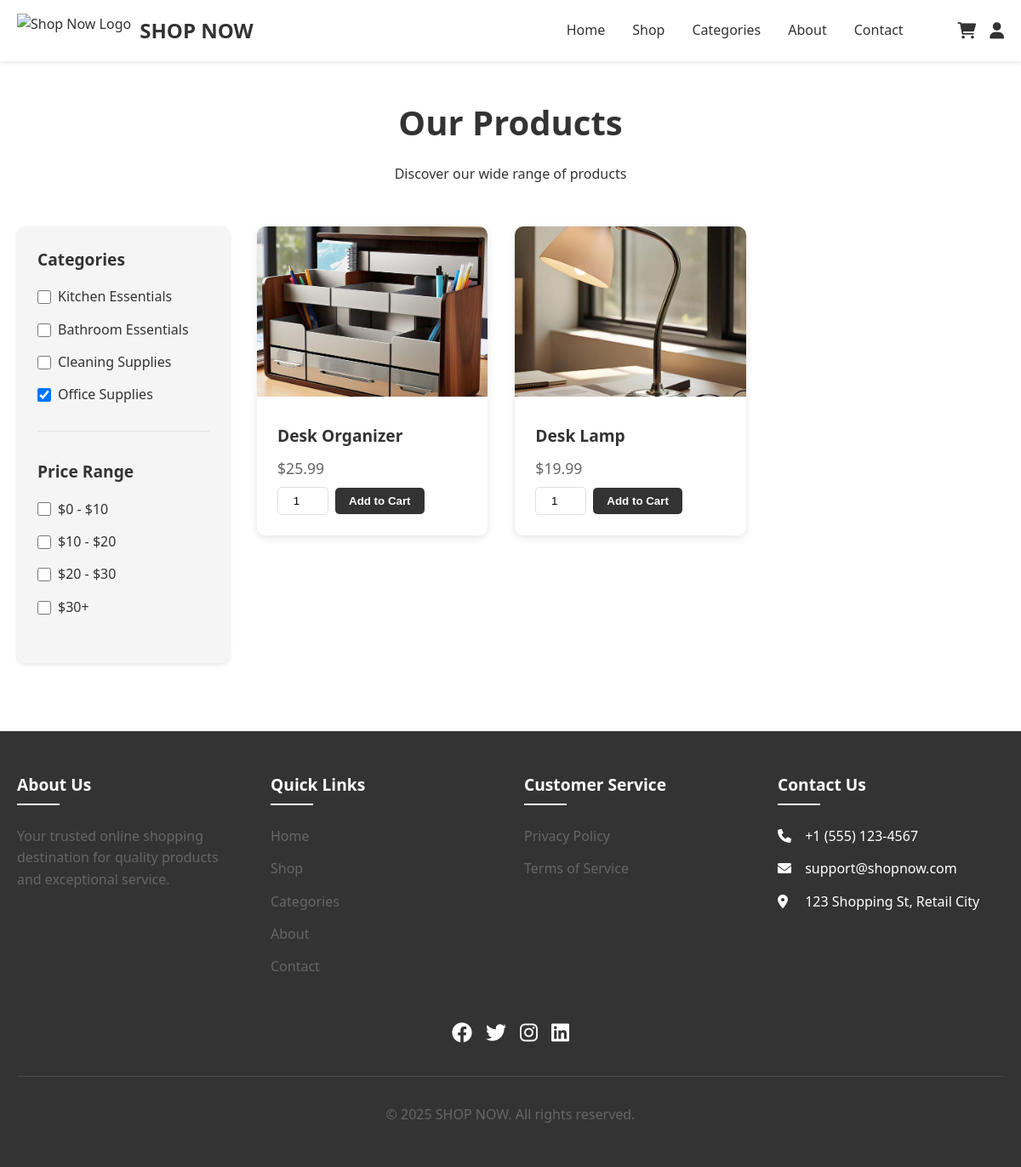
/shop.php?category=office, run on the app's committed database.
### tables this page shows
CREATE TABLE `products` (
  `id` int(11) NOT NULL,
  `name` varchar(255) NOT NULL,
  `description` text DEFAULT NULL,
  `price` decimal(10,2) NOT NULL,
  `stock_quantity` int(11) NOT NULL DEFAULT 0,
  `category` varchar(100) DEFAULT NULL,
  `image_url` text DEFAULT NULL,
  `created_at` datetime DEFAULT current_timestamp(),
  `updated_at` datetime DEFAULT current_timestamp() ON UPDATE current_timestamp()
);

### db_functions.php (called while the page is built, shortened)
<?php
$host = 'sql101.infinityfree.com';
$username = 'if0_38793211';
$password = 'shopnow12345';
function db_connect() {
    global $host, $username, $password, $database;
    $conn = mysqli_connect($host, $username, $password);
    return $conn;
}
function get_all_products() {
    $conn = db_connect();
    $query = "SELECT * FROM products";
    $result = mysqli_query($conn, $query);
    $products = [];
    while ($row = mysqli_fetch_array($result)) {
        $products[] = $row;
    }
    return $products;
}
?>

### shop.php (the view, shortened to what this page needs)
<?php
require 'db_functions.php';
function get_db_connection() {
    $conn = mysqli_connect('localhost', 'root', '');
    return $conn;
}
function get_user_data($conn, $user_id) {
    $user_name = '';
    $profile_image = 'https://cdn-icons-png.flaticon.com/512/149/149071.png';
    return ['user_name' => $user_name, 'profile_image' => $profile_image];
}
$conn = get_db_connection();
$user_data = get_user_data($conn, isset($_SESSION['user_id']) ? $_SESSION['user_id'] : null);
$user_name = $user_data['user_name'];
$profile_image = $user_data['profile_image'];
$products = get_all_products();
$selectedCategory = isset($_GET['category']) ? $_GET['category'] : '';
$filteredProducts = $selectedCategory ?
    array_filter($products, function($product) use ($selectedCategory) {
        return $product['category'] === $selectedCategory;
    }) :
    $products;
?>
<!DOCTYPE html>
<html lang="en">
<head>
    <link rel="stylesheet" href="https://cdnjs.cloudflare.com/ajax/libs/font-awesome/6.0.0/css/all.min.css">
</head>
<body>
    <header>
        <div class="container">
            <nav>
                <div class="logo-container">
                    <img src="https://cdn-icons-png.flaticon.com/512/1374/1374128.png" alt="Shop Now Logo" class="logo-img">
                    <a href="index.php" class="logo">SHOP NOW</a>
                </div>
                <div class="nav-links" id="navLinks">
                    <ul>
                        <li><a href="index.php">Home</a></li>
                        <li><a href="shop.php">Shop</a></li>
                        <li><a href="categories.php">Categories</a></li>
                        <li><a href="about.php">About</a></li>
                        <li><a href="contact.php">Contact</a></li>
                    </ul>
                    <div class="nav-icons">
                        <a href="cart.php" class="nav-icon"><i class="fas fa-shopping-cart"></i></a>
                        <?php if (isset($_SESSION['user_id'])): ?>
                            <div class="profile-container">
                                <img src="<?php echo htmlspecialchars($profile_image); ?>" alt="Profile" class="profile-image">
                                <span class="user-name"><?php echo htmlspecialchars($user_name); ?></span>
                                <div class="dropdown">
                                    <a href="logout.php">Logout</a>
                                </div>
                            </div>
                        <?php else: ?>
                            <a href="signin.php" class="nav-icon"><i class="fas fa-user"></i></a>
                        <?php endif; ?>
                    </div>
                </div>
            </nav>
        </div>
    </header>
    <main>
        <div class="container">
            <div class="shop-header">
                <h1>Our Products</h1>
                <p>Discover our wide range of products</p>
            </div>
            <div class="shop-content">
                <aside class="filters">
                    <div class="filter-section">
                        <h3>Categories</h3>
                        <ul class="filter-options">
                            <li><label><input type="checkbox" name="category" value="kitchen"> Kitchen Essentials</label></li>
                            <li><label><input type="checkbox" name="category" value="bathroom"> Bathroom Essentials</label></li>
                            <li><label><input type="checkbox" name="category" value="cleaning"> Cleaning Supplies</label></li>
                            <li><label><input type="checkbox" name="category" value="office"> Office Supplies</label></li>
                        </ul>
                    </div>
                    <div class="filter-section">
                        <h3>Price Range</h3>
                        <ul class="filter-options">
                            <li><label><input type="checkbox" name="price" value="0-10"> $0 - $10</label></li>
                            <li><label><input type="checkbox" name="price" value="10-20"> $10 - $20</label></li>
                            <li><label><input type="checkbox" name="price" value="20-30"> $20 - $30</label></li>
                            <li><label><input type="checkbox" name="price" value="30+"> $30+</label></li>
                        </ul>
                    </div>
                </aside>
                <div class="products-section">
                    <div class="products-grid" id="productsGrid">
                        <?php foreach ($filteredProducts as $product): ?>
                            <div class="product-card" data-category="<?php echo htmlspecialchars($product['category']); ?>" data-price="<?php echo $product['price']; ?>">
                                <img src="<?php echo htmlspecialchars($product['image_url']); ?>" alt="<?php echo htmlspecialchars($product['name']); ?>" class="product-image">
                                <div class="product-info">
                                    <h3 class="product-title"><?php echo htmlspecialchars($product['name']); ?></h3>
                                    <p class="product-price">$<?php echo number_format($product['price'], 2); ?></p>
                                    <form method="post" action="cart.php" class="add-to-cart-form">
                                        <input type="number" name="quantity" value="1" min="1" max="<?php echo $product['stock_quantity']; ?>" class="quantity-input">
                                        <button type="submit" name="add_to_cart" class="add-to-cart">Add to Cart</button>
                                    </form>
                                </div>
                            </div>
                        <?php endforeach; ?>
                    </div>
                </div>
            </div>
        </div>
    </main>
    <footer>
        <div class="container">
            <div class="footer-grid">
                <div class="footer-section">
                    <h3>About Us</h3>
                    <p>Your trusted online shopping destination for quality products and exceptional service.</p>
                </div>
                <div class="footer-section">
                    <h3>Quick Links</h3>
                    <ul>
                        <li><a href="index.php">Home</a></li>
                        <li><a href="shop.php">Shop</a></li>
                        <li><a href="categories.php">Categories</a></li>
                        <li><a href="about.php">About</a></li>
                        <li><a href="contact.php">Contact</a></li>
                    </ul>
                </div>
                <div class="footer-section">
                    <h3>Customer Service</h3>
                    <ul>
                        <li><a href="#">Privacy Policy</a></li>
                        <li><a href="#">Terms of Service</a></li>
                    </ul>
                </div>
                <div class="footer-section">
                    <h3>Contact Us</h3>
                    <ul>
                        <li><i class="fas fa-phone"></i> +1 (555) 123-4567</li>
                        <li><i class="fas fa-envelope"></i> support@shopnow.com</li>
                        <li><i class="fas fa-map-marker-alt"></i> 123 Shopping St, Retail City</li>
                    </ul>
                </div>
            </div>
            <div class="social-links">
                <a href="#"><i class="fab fa-facebook"></i></a>
                <a href="#"><i class="fab fa-twitter"></i></a>
                <a href="#"><i class="fab fa-instagram"></i></a>
                <a href="#"><i class="fab fa-linkedin"></i></a>
            </div>
            <p class="copyright">© 2025 SHOP NOW. All rights reserved.</p>
        </div>
    </footer>
</body>
</html>

### shop.php (style rules this page uses)
:root { --primary-color: #ffffff; --secondary-color: #f5f5f5; --accent-color: #333333; --text-color: #333333; --light-text: #666666; --border-color: #e0e0e0; }
* { margin: 0; padding: 0; box-sizing: border-box; }
body { font-family: 'Segoe UI', Tahoma, Geneva, Verdana, sans-serif; line-height: 1.6; color: var(--text-color); background-color: var(--primary-color); }
.container { max-width: 1200px; margin: 0 auto; padding: 0 20px; }
header { background-color: var(--primary-color); color: var(--text-color); padding: 1rem 0; position: fixed; width: 100%; top: 0; z-index: 1000; box-shadow: 0 2px 5px rgba(0,0,0,0.1); }
.logo-container { display: flex; align-items: center; gap: 10px; }
.logo-img { height: 40px; width: auto; }
nav { display: flex; justify-content: space-between; align-items: center; }
.logo { font-size: 1.5rem; font-weight: bold; color: var(--text-color); text-decoration: none; }
.nav-links { display: flex; gap: 2rem; align-items: center; }
nav ul { display: flex; list-style: none; gap: 2rem; }
nav ul li a { color: var(--text-color); text-decoration: none; font-weight: 500; transition: color 0.3s ease; }
.nav-icons { display: flex; gap: 1rem; margin-left: 2rem; }
.nav-icon { color: var(--text-color); font-size: 1.2rem; transition: color 0.3s ease; }
main { margin-top: 80px; padding: 2rem 0; }
.shop-header { text-align: center; margin-bottom: 3rem; }
.shop-header h1 { font-size: 2.5rem; color: var(--accent-color); margin-bottom: 1rem; }
.shop-content { display: grid; grid-template-columns: 250px 1fr; gap: 2rem; }
.filters { background: var(--secondary-color); padding: 1.5rem; border-radius: 10px; box-shadow: 0 2px 5px rgba(0,0,0,0.1); position: sticky; top: 100px; height: fit-content; }
.filter-section { margin-bottom: 2rem; padding-bottom: 1rem; border-bottom: 1px solid var(--border-color); }
.filter-section:last-child { border-bottom: none; margin-bottom: 0; }
.filter-section h3 { color: var(--accent-color); margin-bottom: 1rem; font-size: 1.2rem; }
.filter-options { list-style: none; }
.filter-options li { margin-bottom: 0.8rem; }
.filter-options label { display: flex; align-items: center; gap: 0.5rem; cursor: pointer; color: var(--text-color); transition: color 0.3s ease; }
.filter-options input[type="checkbox"] { width: 16px; height: 16px; cursor: pointer; }
.products-grid { display: grid; grid-template-columns: repeat(auto-fill, minmax(250px, 1fr)); gap: 2rem; }
.product-card { background: var(--primary-color); border-radius: 10px; overflow: hidden; box-shadow: 0 3px 10px rgba(0,0,0,0.1); transition: transform 0.3s ease; }
.product-image { width: 100%; height: 200px; object-fit: cover; }
.product-info { padding: 1.5rem; }
.product-title { font-size: 1.2rem; margin-bottom: 0.5rem; color: var(--accent-color); }
.product-price { font-size: 1.1rem; color: var(--light-text); margin-bottom: 0.5rem; }
.add-to-cart-form { display: flex; align-items: center; gap: 0.5rem; }
.quantity-input { width: 60px; padding: 0.5rem; border: 1px solid var(--border-color); border-radius: 5px; text-align: center; }
.add-to-cart { padding: 0.5rem 1rem; background-color: var(--accent-color); color: var(--primary-color); border: none; border-radius: 5px; font-weight: bold; transition: background-color 0.3s ease; cursor: pointer; }
footer { background-color: var(--accent-color); color: var(--primary-color); padding: 3rem 0; margin-top: 3rem; }
.footer-grid { display: grid; grid-template-columns: repeat(auto-fit, minmax(250px, 1fr)); gap: 2rem; }
.footer-section h3 { color: var(--primary-color); margin-bottom: 1.5rem; font-size: 1.2rem; position: relative; padding-bottom: 0.5rem; }
.footer-section h3::after { content: ''; position: absolute; bottom: 0; left: 0; width: 50px; height: 2px; background-color: var(--primary-color); }
.footer-section p { color: var(--light-text); line-height: 1.6; }
.footer-section ul { list-style: none; }
.footer-section ul li { margin-bottom: 0.8rem; }
.footer-section ul li a { color: var(--light-text); text-decoration: none; transition: color 0.3s ease; }
.footer-section ul li i { margin-right: 0.5rem; width: 20px; }
.social-links { margin-top: 2rem; display: flex; gap: 1rem; justify-content: center; }
.social-links a { color: var(--primary-color); font-size: 1.5rem; transition: color 0.3s ease; }
.copyright { text-align: center; margin-top: 2rem; padding-top: 2rem; border-top: 1px solid rgba(255, 255, 255, 0.1); color: var(--light-text); }

### data on the page
products: image_url (picture), name "Desk Organizer", price "25.99"
products: image_url (picture), name "Desk Lamp", price "19.99"
